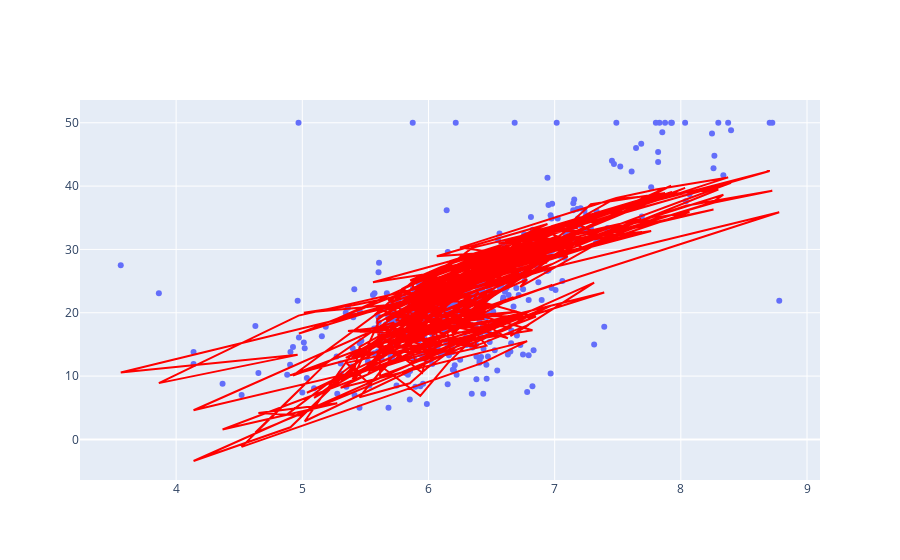

Source (notebook cell):
### Code cell
fig1 = px.scatter(x=x, y=y)

fig2 = px.line(x=x, y=yhat)
fig2['data'][0]['line']['color']="red"

fig3 = go.Figure(data=fig1.data + fig2.data)
fig3.show()

### Figure 1 — Plotly figure (JSON) as saved in the notebook; plotly's stock layout.template omitted (floating-point values rounded to 4 significant figures; data arrays with more than 128 entries replaced by an {"elided": "..."} marker saying what was removed)
{"data": [{"hovertemplate": "x=%{x}<br>y=%{y}<extra></extra>", "legendgroup": "", "marker": {"color": "#636efa", "symbol": "circle"}, "mode": "markers", "name": "", "orientation": "v", "showlegend": false, "type": "scatter", "x": {"elided": "506 float values"}, "xaxis": "x", "y": {"elided": "506 float values"}, "yaxis": "y"}, {"hovertemplate": "x=%{x}<br>y=%{y}<extra></extra>", "legendgroup": "", "line": {"color": "red", "dash": "solid"}, "marker": {"symbol": "circle"}, "mode": "lines", "name": "", "orientation": "v", "showlegend": false, "type": "scatter", "x": {"elided": "506 float values"}, "xaxis": "x", "y": {"elided": "506 float values"}, "yaxis": "y"}], "layout": {}}
